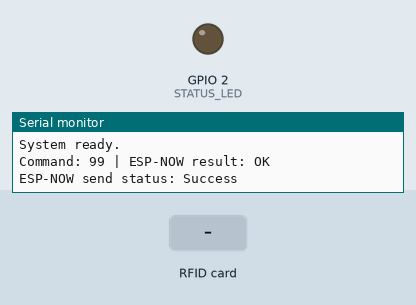
Simulated run of this sketch. Board: ESP32. Parts: output pins drawn as LEDs (lit = HIGH), the last lines printed to the serial monitor. The test bench sets the inputs (shaded band).

Above: at 1.8 s.
1.9 s: RFID card 13 D5 B8 1A held to the reader
At 2.02 s:
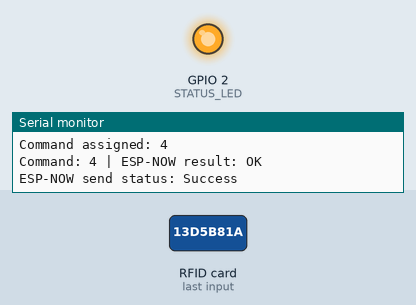
3.4 s: RFID card 73 14 AE 1D held to the reader
At 4.1 s:
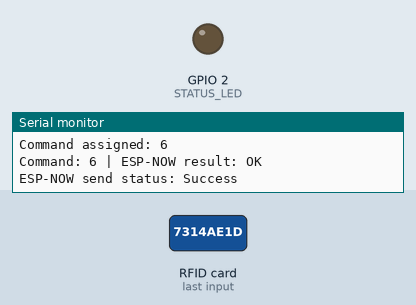
4.9 s: RFID card 83 2E 3C 1D held to the reader
At 5.01 s:
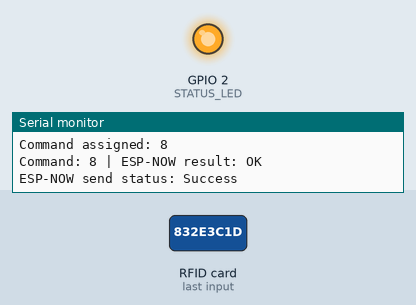
Timing chart, 0 to 7.9 s (numbered marks = the images above; inputs shaded):
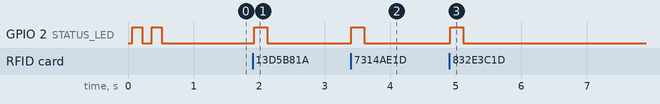

Measured:
- after the input at 1.9 s, GPIO 2 (STATUS_LED): LOW → HIGH at once, → LOW 0.20 s later
- after the input at 3.4 s, GPIO 2 (STATUS_LED): LOW → HIGH at once, → LOW 0.20 s later
- after the input at 4.9 s, GPIO 2 (STATUS_LED): LOW → HIGH at once, → LOW 0.20 s later

The sketch:

Esp-32_code.ino
```cpp
#include <WiFi.h>
#include <esp_now.h>
#include <SPI.h>
#include <MFRC522.h>

// ============================================================
// Hardware configuration
// ============================================================

#define RFID_SS_PIN   5
#define RFID_RST_PIN  27
#define STATUS_LED    2

MFRC522 rfid(RFID_SS_PIN, RFID_RST_PIN);

// ============================================================
// ESP-NOW configuration
// ============================================================

// MAC address of the ESP8266 receiver
uint8_t receiverMAC[] = {
    0xE0, 0x98, 0x06, 0x8A, 0x73, 0x7C
};

// Special command used to verify communication
const int CONNECTION_COMMAND = 99;

// ============================================================
// ESP-NOW packet
// ============================================================

struct DataPacket {
    int32_t G;
    int32_t M;
};

DataPacket packet;

// ============================================================
// RFID UID configuration
// ============================================================

const char* validUIDs[] = {
    "45A7CFA3F5980",
    "492C6FA3F5980",
    "4C860FA3F5980",
    "13D5B81A",
    "4C61A405980",
    "7314AE1D",
    "735B11D",
    "832E3C1D",
    "E2F4ED1A",
    "72823921",
    "63276F1D",
    "F255661A",
    "46953FA3F5980",
    "49654A405980",
    "4C4CDFA3F5981",
    "418ABFA3F5980",
    "4ED52FA3F5980",
    "48816A405980",
    "13E7C51A"
};

const int UID_COUNT = sizeof(validUIDs) / sizeof(validUIDs[0]);

// ============================================================
// ESP-NOW send callback
// Compatible with ESP32 Arduino Core 3.x
// ============================================================

void onDataSent(const wifi_tx_info_t* info, esp_now_send_status_t status) {
    Serial.print("ESP-NOW send status: ");

    if (status == ESP_NOW_SEND_SUCCESS) {
        Serial.println("Success");
    } else {
        Serial.println("Failed");
    }
}

// ============================================================
// Find command associated with an RFID UID
// ============================================================

int getCommandFromUID(const String& uid) {
    for (int i = 0; i < UID_COUNT; i++) {
        if (uid.equalsIgnoreCase(validUIDs[i])) {

            // Last configured card toggles the operating mode
            if (i == UID_COUNT - 1) {
                return 0;
            }

            // Other cards generate commands 1..18
            return i + 1;
        }
    }

    // UID not registered
    return -1;
}

// ============================================================
// Send command through ESP-NOW
// ============================================================

void sendCommand(int command) {
    packet.G = command;
    packet.M = 0;

    esp_err_t result = esp_now_send(
        receiverMAC,
        (uint8_t*)&packet,
        sizeof(packet)
    );

    Serial.print("Command: ");
    Serial.print(command);
    Serial.print(" | ESP-NOW result: ");

    if (result == ESP_OK) {
        Serial.println("OK");
    } else {
        Serial.print("ERROR ");
        Serial.println(result);
    }
}

// ============================================================
// Convert RFID UID to hexadecimal string
// ============================================================

String readUID() {
    String uid = "";

    for (byte i = 0; i < rfid.uid.size; i++) {
        if (rfid.uid.uidByte[i] < 0x10) {
            uid += "0";
        }

        uid += String(rfid.uid.uidByte[i], HEX);
    }

    uid.toUpperCase();

    return uid;
}

// ============================================================
// LED feedback
// ============================================================

void blinkLED(int times, int delayMs) {
    for (int i = 0; i < times; i++) {
        digitalWrite(STATUS_LED, HIGH);
        delay(delayMs);

        digitalWrite(STATUS_LED, LOW);
        delay(delayMs);
    }
}

// ============================================================
// Setup
// ============================================================

void setup() {
    Serial.begin(115200);

    pinMode(STATUS_LED, OUTPUT);
    digitalWrite(STATUS_LED, LOW);

    // Initialize SPI and RFID reader
    SPI.begin();
    rfid.PCD_Init();

    Serial.println();
    Serial.println("=================================");
    Serial.println("SmartStock ESP32 RFID Controller");
    Serial.println("=================================");

    // ESP-NOW requires Wi-Fi station mode
    WiFi.mode(WIFI_STA);
    WiFi.disconnect();

    Serial.print("ESP32 MAC: ");
    Serial.println(WiFi.macAddress());

    // Initialize ESP-NOW
    if (esp_now_init() != ESP_OK) {
        Serial.println("ERROR: Failed to initialize ESP-NOW");

        while (true) {
            blinkLED(2, 100);
            delay(1000);
        }
    }

    // Register send callback
    esp_now_register_send_cb(onDataSent);

    // Configure receiver peer
    esp_now_peer_info_t peerInfo = {};

    memcpy(
        peerInfo.peer_addr,
        receiverMAC,
        6
    );

    peerInfo.channel = 0;
    peerInfo.encrypt = false;

    // Check whether the peer is already registered
    if (!esp_now_is_peer_exist(receiverMAC)) {

        if (esp_now_add_peer(&peerInfo) != ESP_OK) {
            Serial.println("ERROR: Failed to add ESP-NOW peer");

            while (true) {
                blinkLED(3, 100);
                delay(1000);
            }
        }
    }

    Serial.println("ESP-NOW initialized.");
    Serial.println("RFID reader initialized.");
    Serial.println("System ready.");

    // Notify the ESP8266 receiver
    sendCommand(CONNECTION_COMMAND);

    blinkLED(2, 150);
}

// ============================================================
// Main loop
// ============================================================

void loop() {

    // Wait for an RFID card
    if (!rfid.PICC_IsNewCardPresent()) {
        return;
    }

    if (!rfid.PICC_ReadCardSerial()) {
        return;
    }

    // Read UID
    String uid = readUID();

    Serial.println();
    Serial.print("RFID UID: ");
    Serial.println(uid);

    // Find command associated with UID
    int command = getCommandFromUID(uid);

    if (command == -1) {
        Serial.println("Unknown RFID card.");

        blinkLED(3, 100);

        rfid.PICC_HaltA();
        rfid.PCD_StopCrypto1();

        delay(500);

        return;
    }

    Serial.print("Command assigned: ");
    Serial.println(command);

    // Send command to ESP8266
    sendCommand(command);

    // Visual confirmation
    blinkLED(1, 200);

    // Stop communication with the RFID card
    rfid.PICC_HaltA();
    rfid.PCD_StopCrypto1();

    // Small debounce delay
    delay(500);
}
```
